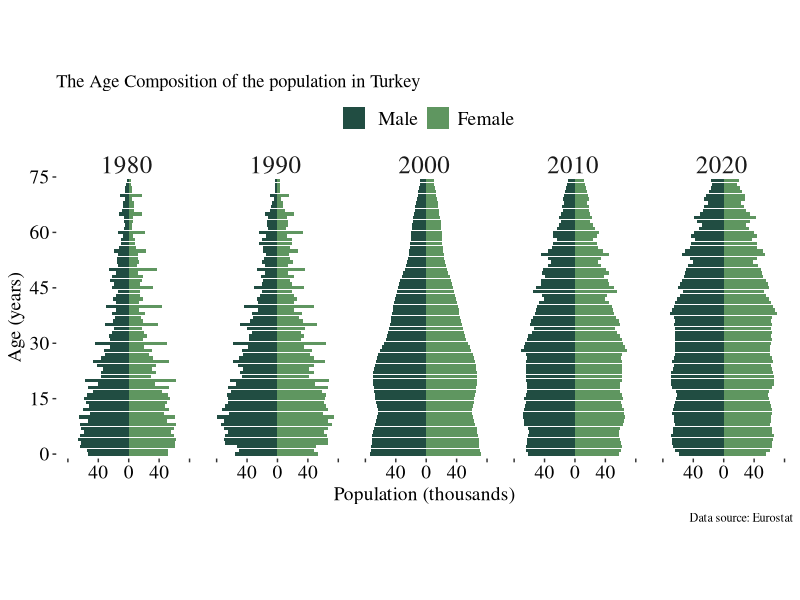
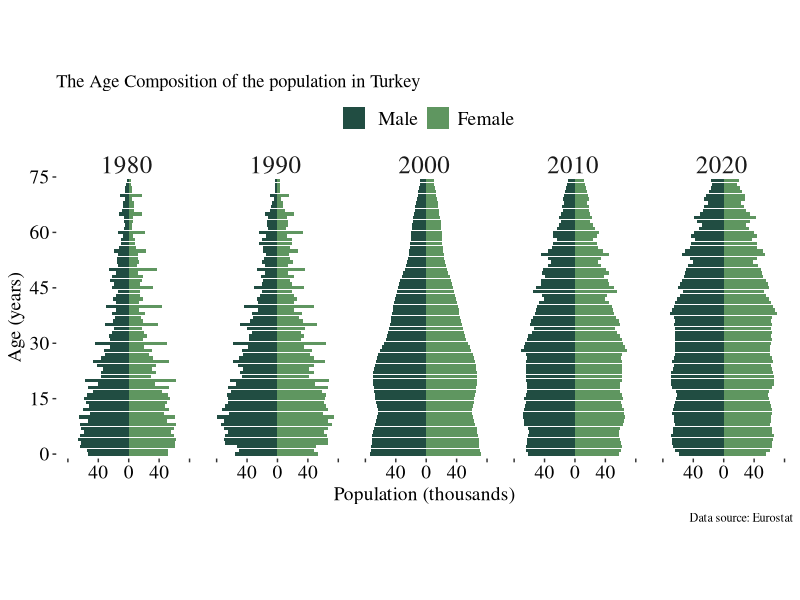

Reproduce these figures in R, in order.
# libraries
library("tidyverse")
library("ggthemes")
library("viridis")
library("stringr")
# working directory

# load data
df<-read_csv("demo_pjan__custom_2764498_linear.csv")
# Modify variables
df<-df%>%
    mutate(age=ifelse(age=="Y_LT1","Y0",age),age=as.numeric(str_replace_all(age, 'Y', '')))%>%
    filter(!is.na(age),age<75,TIME_PERIOD!=1966)%>%
    group_by(age,TIME_PERIOD,sex)%>%
    summarise(count=sum(OBS_VALUE))%>%
    group_by(TIME_PERIOD,sex)%>%
    mutate(share=count/sum(count),count=ifelse(sex=="F",count,-count),
                 sex=ifelse(sex=="F","Female"," Male"))

# Chart
ggplot(df,aes(y=count,x=age,fill=sex))+
      geom_bar(stat="identity")+
     coord_flip()+
      facet_wrap(~TIME_PERIOD,nrow=1)+
      scale_y_continuous(breaks=c(-800000,-400000,0,400000,800000),
                         labels=c(" ","40","0","40"," "), expand = c(.1, 0))+
  scale_x_continuous(breaks=seq(0,75,15), expand = c(.01, 0))+
      labs(fill="", x="Age (years)",y="Population (thousands)",
           title="The Age Composition of the population in Turkey",
           caption="Data source: Eurostat")+
    theme_tufte()+
  theme(aspect.ratio=6/3,legend.position = "top", axis.text = element_text(size = 14,color="black"),
        legend.text = element_text(size = 14,color="black"),
        legend.key = element_rect(size=0,color="white"),axis.title = element_text(size = 14,color="black"),
        legend.justification='center',legend.box.margin = margin(0, 0, 0, 0),
        legend.direction='horizontal',strip.text = element_text(size = 18, margin = margin()))+
  scale_fill_manual(values=c("#214d42", "#5f9660"))

ggsave("fig.png")